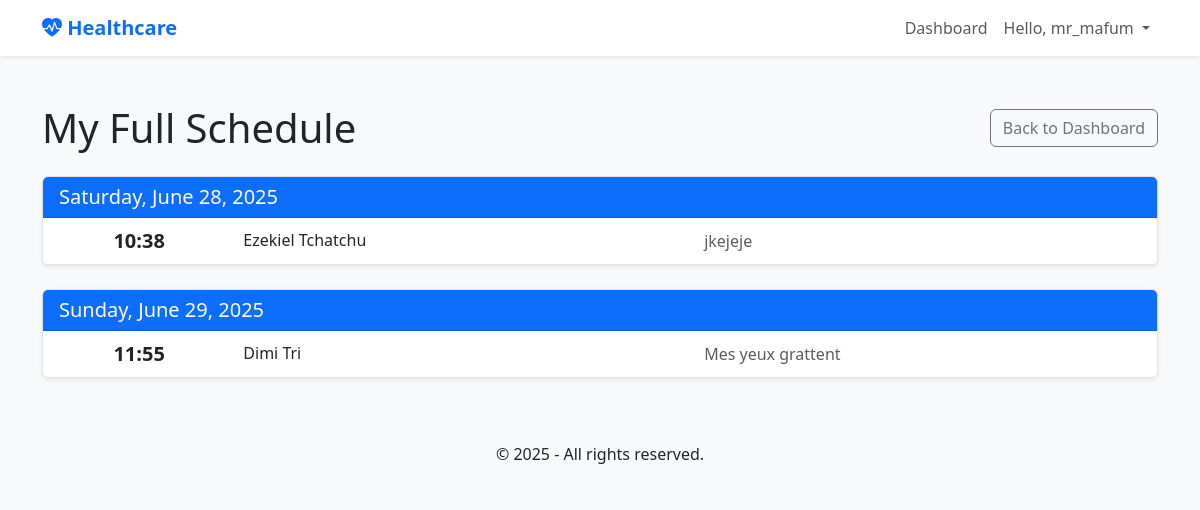
/accounts/schedule/ (signed in), run on an earlier commit of the app's database.
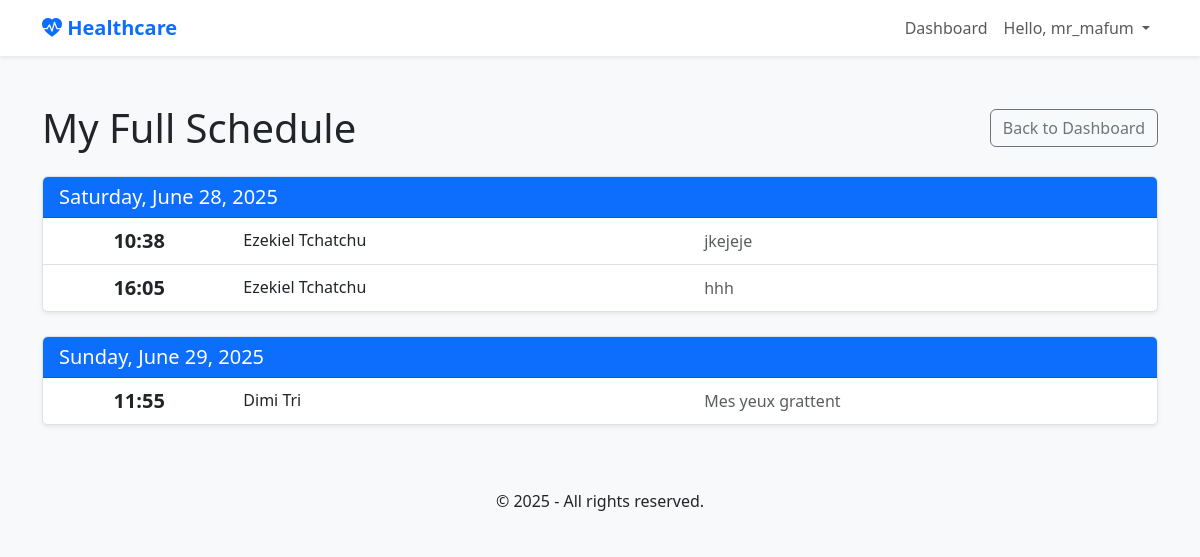
And on a later commit of the database.
### appointments/models.py (models this page shows, shortened)
class Appointment(models.Model):
    STATUS_CHOICES = (
        ('PENDING', 'En attente'),
        ('CONFIRMED', 'Confirmé'),
        ('CANCELED', 'Annulé'),
        ('COMPLETED', 'Terminé'),
    )
    patient = models.ForeignKey(settings.AUTH_USER_MODEL, on_delete=models.CASCADE, related_name='patient_appointments', limit_choices_to={'role': 'PATIENT'})
    doctor = models.ForeignKey(settings.AUTH_USER_MODEL, on_delete=models.CASCADE, related_name='doctor_appointments', limit_choices_to={'role': 'DOCTOR'})
    appointment_date = models.DateTimeField(verbose_name="Date and time of the appointment")
    reason = models.TextField(verbose_name="Pattern")
    status = models.CharField(max_length=15, choices=STATUS_CHOICES, default='PENDING')
    created_at = models.DateTimeField(auto_now_add=True)
    class Meta:
        ordering = ['-appointment_date']

### users/models.py (models this page shows, shortened)
class User(AbstractUser):
    ROLE_CHOICES = (
        ('PATIENT', 'Patient'),
        ('DOCTOR', 'Doctor'),
    )
    role = models.CharField(max_length=20, choices=ROLE_CHOICES, verbose_name="Role")
    telephone = models.CharField(max_length=20, blank=True, null=True, verbose_name="Phone number")
    ville = models.CharField(max_length=100, blank=True, null=True, verbose_name="Town")
    specialty = models.CharField(max_length=100, blank=True, null=True, verbose_name="Specialty (if doctor)")
    profile_picture = models.ImageField(upload_to='profile_pics/', null=True, blank=True, verbose_name="Profil Photo")

### users/views.py (the view)
# urls.py: path('schedule/', views.doctor_schedule_view, name='doctor_schedule'),
def doctor_schedule_view(request):
    doctor = request.user
    now = timezone.now()
    all_future_appointments = Appointment.objects.filter(
        doctor=doctor,
        status='CONFIRMED',
        appointment_date__gte=now
    ).order_by('appointment_date')
    appointments_by_day = {
        key: list(group)
        for key, group in groupby(all_future_appointments, key=lambda app: app.appointment_date.date())
    }
    context = {
        'page_title': 'My Planning',
        'appointments_by_day': appointments_by_day,
    }
    return render(request, 'users/doctor_schedule.html', context)

### core/templatetags/core_tags.py (called while the page is built)
@register.simple_tag #décorateur qui transforme une simple fonction Python (qui retourne une valeur) en un tag utilisable dans les templates.
def current_year():
    return datetime.date.today().year

### users/templates/users/doctor_schedule.html (shortened to what this page needs)
{% extends 'base.html' %}
{% block content %}
<div class="d-flex justify-content-between align-items-center mb-4">
    <h1 class="mb-0">My Full Schedule</h1>
    <a href="{% url 'users:doctor_dashboard' %}" class="btn btn-outline-secondary">Back to Dashboard</a>
</div>
{% if appointments_by_day %}
    {% for day, appointments_in_day in appointments_by_day.items %}
        <div class="card shadow-sm mb-4">
            <div class="card-header">
                <h5 class="mb-0">{{ day|date:"l, F j, Y" }}</h5>
            </div>
            <div class="list-group list-group-flush">
                {% for rdv in appointments_in_day %}
                    <a href="{% url 'users:patient_profile' pk=rdv.patient.pk %}" class="list-group-item list-group-item-action">
                        <div class="row align-items-center">
                            <div class="col-md-2 text-center">
                                <strong class="fs-5">{{ rdv.appointment_date|date:"H:i" }}</strong>
                            </div>
                            <div class="col-md-5">
                                <h6 class="mb-0">{{ rdv.patient.get_full_name }}</h6>
                            </div>
                            <div class="col-md-5">
                                <p class="mb-0 text-muted">{{ rdv.reason|truncatewords:15 }}</p>
                            </div>
                        </div>
                    </a>
                {% endfor %}
            </div>
        </div>
    {% endfor %}
{% else %}
    <div class="card">
        <div class="card-body text-center">
            <p class="lead text-muted">You have no upcoming confirmed appointments.</p>
        </div>
    </div>
{% endif %}
{% endblock %}

What changed in the data, as far as the page shows it:
now on this page (row edited): Appointment: appointment_date "16:05", patient.get_full_name "Ezekiel Tchatchu", reason "hhh", shown under "Saturday, June 28, 2025"
